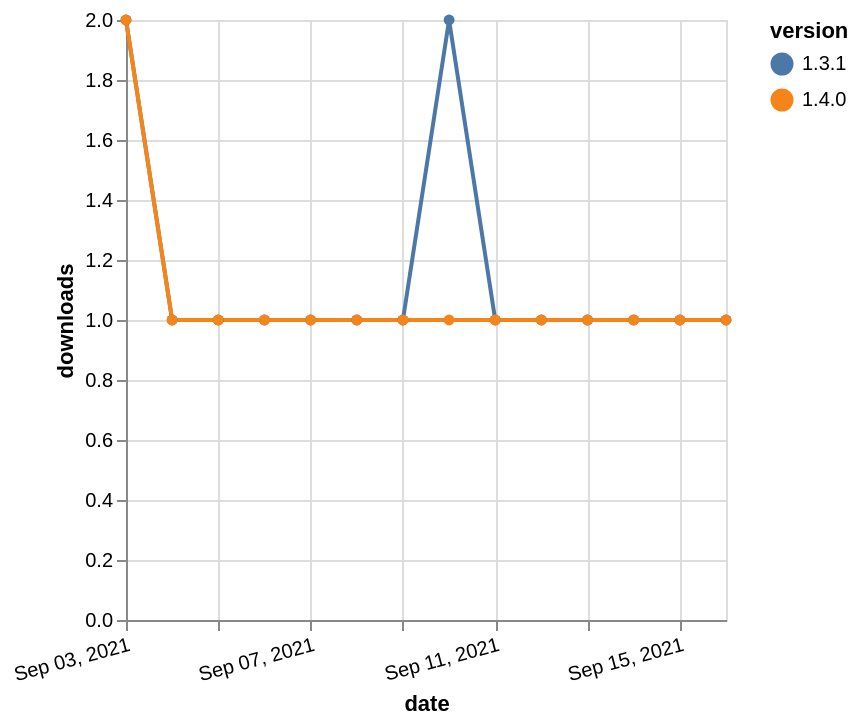

Here is the Vega-Lite specification saved for this chart:
### Vega-Lite specification from a JSON file in a GitHub repository (floating-point values rounded to 4 significant figures)
{"$schema": "https://vega.github.io/schema/vega-lite/v5.json", "description": "A simple bar chart with embedded data.", "data": {"values": [{"date": "2021-09-03", "total": 117, "delta": 2, "version": "1.3.1"}, {"date": "2021-09-04", "total": 118, "delta": 1, "version": "1.3.1"}, {"date": "2021-09-05", "total": 119, "delta": 1, "version": "1.3.1"}, {"date": "2021-09-06", "total": 120, "delta": 1, "version": "1.3.1"}, {"date": "2021-09-07", "total": 121, "delta": 1, "version": "1.3.1"}, {"date": "2021-09-08", "total": 122, "delta": 1, "version": "1.3.1"}, {"date": "2021-09-09", "total": 123, "delta": 1, "version": "1.3.1"}, {"date": "2021-09-10", "total": 125, "delta": 2, "version": "1.3.1"}, {"date": "2021-09-11", "total": 126, "delta": 1, "version": "1.3.1"}, {"date": "2021-09-12", "total": 127, "delta": 1, "version": "1.3.1"}, {"date": "2021-09-13", "total": 128, "delta": 1, "version": "1.3.1"}, {"date": "2021-09-14", "total": 129, "delta": 1, "version": "1.3.1"}, {"date": "2021-09-15", "total": 130, "delta": 1, "version": "1.3.1"}, {"date": "2021-09-16", "total": 131, "delta": 1, "version": "1.3.1"}, {"date": "2021-09-03", "total": 99, "delta": 2, "version": "1.4.0"}, {"date": "2021-09-04", "total": 100, "delta": 1, "version": "1.4.0"}, {"date": "2021-09-05", "total": 101, "delta": 1, "version": "1.4.0"}, {"date": "2021-09-06", "total": 102, "delta": 1, "version": "1.4.0"}, {"date": "2021-09-07", "total": 103, "delta": 1, "version": "1.4.0"}, {"date": "2021-09-08", "total": 104, "delta": 1, "version": "1.4.0"}, {"date": "2021-09-09", "total": 105, "delta": 1, "version": "1.4.0"}, {"date": "2021-09-10", "total": 106, "delta": 1, "version": "1.4.0"}, {"date": "2021-09-11", "total": 107, "delta": 1, "version": "1.4.0"}, {"date": "2021-09-12", "total": 108, "delta": 1, "version": "1.4.0"}, {"date": "2021-09-13", "total": 109, "delta": 1, "version": "1.4.0"}, {"date": "2021-09-14", "total": 110, "delta": 1, "version": "1.4.0"}, {"date": "2021-09-15", "total": 111, "delta": 1, "version": "1.4.0"}, {"date": "2021-09-16", "total": 112, "delta": 1, "version": "1.4.0"}]}, "width": "container", "mark": {"type": "line", "point": {"filled": true}}, "encoding": {"x": {"field": "date", "type": "temporal", "timeUnit": "yearmonthdate", "title": "date", "axis": {"labelAngle": -15}}, "y": {"field": "delta", "type": "quantitative", "title": "downloads"}, "color": {"field": "version", "type": "nominal"}, "tooltip": {"field": "delta"}}}
